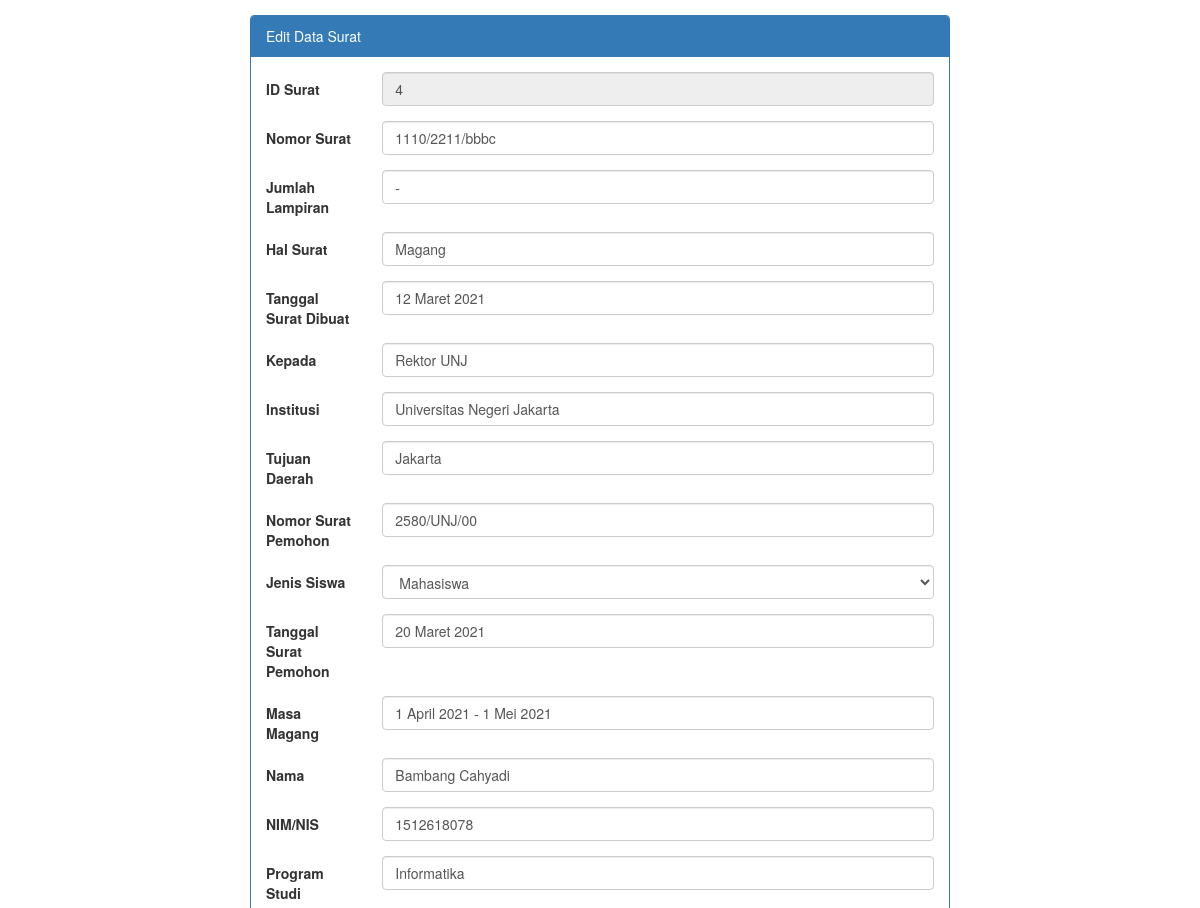
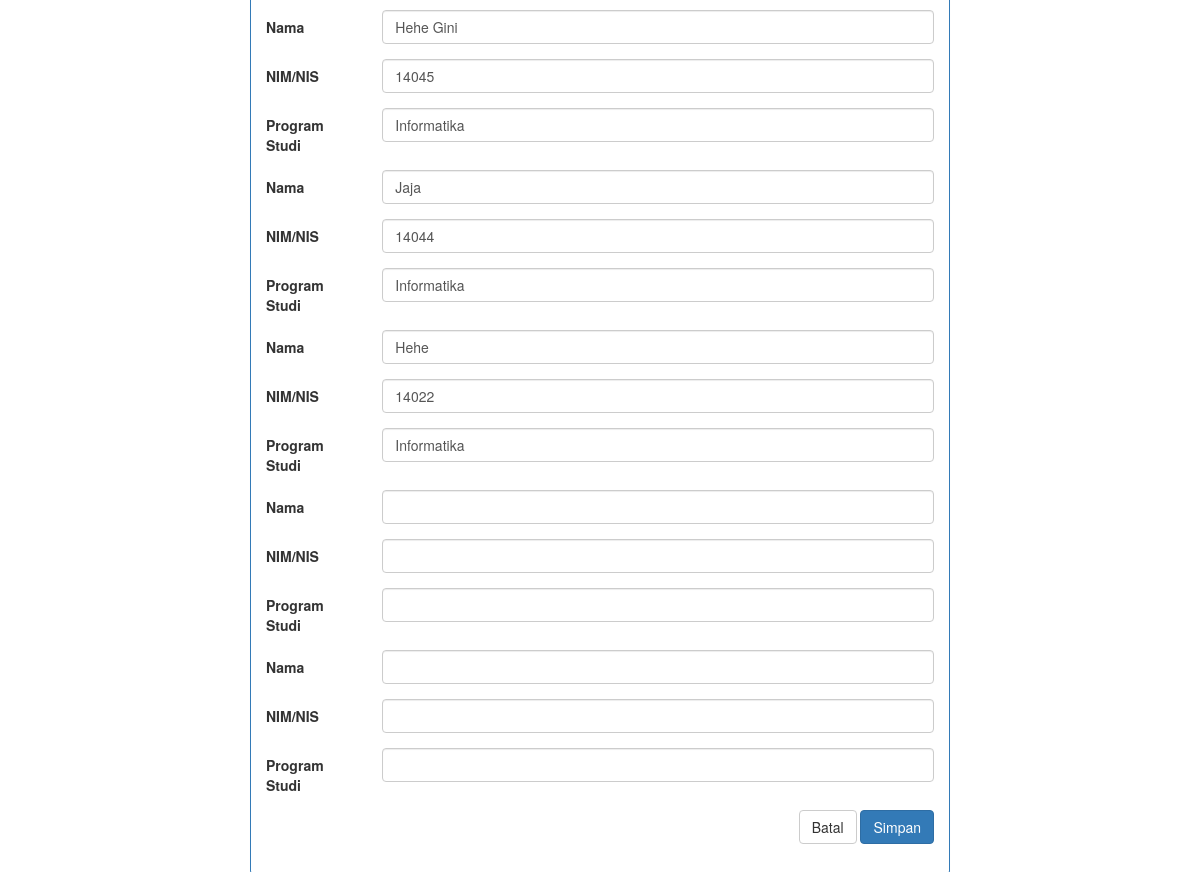
The app's page /home/formedit/4 with its own data (2 pictures, top to bottom).
### tables this page shows
CREATE TABLE `surat` (
  `id_surat` int(11) NOT NULL,
  `no_surat` varchar(255) NOT NULL,
  `lampiran` varchar(3) NOT NULL,
  `hal_surat` varchar(255) NOT NULL,
  `tglsurat_dibuat` varchar(255) NOT NULL,
  `kepada_surat` varchar(255) NOT NULL,
  `institusi_surat` varchar(255) NOT NULL,
  `daerah_surat` varchar(255) NOT NULL,
  `no_surat_pemohon` varchar(255) NOT NULL,
  `jenis_siswa` varchar(255) NOT NULL,
  `tglsurat_pemohon` varchar(255) NOT NULL,
  `masa_magang` varchar(255) NOT NULL,
  `nama` varchar(255) NOT NULL,
  `nim` varchar(255) NOT NULL,
  `program_studi` varchar(255) NOT NULL,
  `nama2` varchar(255) NOT NULL,
  `nim2` varchar(255) NOT NULL,
  `program_studi2` varchar(255) NOT NULL,
  `nama3` varchar(255) NOT NULL,
  `nim3` varchar(255) NOT NULL,
  `program_studi3` varchar(255) NOT NULL,
  `nama4` varchar(255) NOT NULL,
  `nim4` varchar(255) NOT NULL,
  `program_studi4` varchar(255) NOT NULL,
  `nama5` varchar(255) NOT NULL,
  `nim5` varchar(255) NOT NULL,
  `program_studi5` varchar(255) NOT NULL,
  `nama6` varchar(255) NOT NULL,
  `nim6` varchar(255) NOT NULL,
  `program_studi6` varchar(255) NOT NULL
);

### application/controllers/Home.php (called while the page is built, shortened)
<?php
class Home extends CI_Controller
{
	public function __construct()
	{
		$this->load->model('model_surat');
		$this->load->helper(['url_helper', 'form']);
		$this->load->library(['form_validation', 'session', 'pdf']);
	}
	public function formedit($id)
	{
		$data['title'] = 'Edit Data | Test tampil Database';
		$data['db'] = $this->model_surat->edit_surat($id);
		$this->load->view('templates/header', $data);
		$this->load->view('formedit', $data);
		$this->load->view('templates/footer');
	}
}

### index.php (called while the page is built, shortened)
<?php
require_once BASEPATH.'core/CodeIgniter.php';

### application/config/database.php (called while the page is built, shortened)
<?php
$db['default'] = array(
	'dsn'	=> '',
	'hostname' => 'localhost',
	'username' => 'root',
	'password' => '',
	'database' => 'database_surat',
	'dbdriver' => 'mysqli',
	'dbprefix' => '',
	'pconnect' => FALSE,
	'db_debug' => (ENVIRONMENT !== 'production'),
	'cache_on' => FALSE,
	'cachedir' => '',
	'char_set' => 'utf8',
	'dbcollat' => 'utf8_general_ci',
	'swap_pre' => '',
	'encrypt' => FALSE,
	'compress' => FALSE,
	'stricton' => FALSE,
	'failover' => array(),
	'save_queries' => TRUE
);

### application/models/model_surat.php (called while the page is built, shortened)
<?php
class model_surat extends CI_Model
{
	public function edit_surat($id)
	{
		$query = $this->db->get_where('surat', ['id_surat' => $id]);
		return $query->row();
	}
}

### application/views/formedit.php (the view, shortened to what this page needs)
<section class="container-fluid">
	<div class="row">
		<div class="form-input clearfix">
			<div class="col-md-auto">
				<div class="panel panel-primary">
					<div class="panel-heading">Edit Data Surat</div>
					<div class="panel-body">
						<?php echo form_open('home/updatesurat/' . $db->id_surat, ['class' => 'form-horizontal', 'method' => 'post']); ?>
						<div class="form-group <?php echo (form_error('id_surat') != '') ? 'has-error has-feedback' : '' ?>">
							<label for="id_surat" class="control-label col-sm-2">ID Surat </label>
							<div class="col-sm-10">
								<input type="text" class="form-control" name="id_surat" value="<?php echo set_value('id_surat', $db->id_surat); ?>" readonly>
							</div>
						</div>
						<div class="form-group">
							<label for="no_surat" class="control-label col-sm-2">Nomor Surat </label>
							<div class="col-sm-10">
								<input type="text" class="form-control" name="no_surat" value="<?php echo set_value('no_surat', $db->no_surat); ?>">
							</div>
						</div>
						<div class="form-group">
							<label for="lampiran" class="control-label col-sm-2">Jumlah Lampiran </label>
							<div class="col-sm-10">
								<input type="text" class="form-control" name="lampiran" value="<?php echo set_value('lampiran', $db->lampiran); ?>">
							</div>
						</div>
						<div class="form-group">
							<label for="hal_surat" class="control-label col-sm-2">Hal Surat </label>
							<div class="col-sm-10">
								<input type="text" class="form-control" name="hal_surat" value="<?php echo set_value('hal_surat', $db->hal_surat); ?>">
							</div>
						</div>
						<div class="form-group">
							<label for="tglsurat_dibuat" class="control-label col-sm-2">Tanggal Surat Dibuat </label>
							<div class="col-sm-10">
								<input type="text" class="form-control" name="tglsurat_dibuat" value="<?php echo set_value('tglsurat_dibuat', $db->tglsurat_dibuat); ?>">
							</div>
						</div>
						<div class="form-group">
							<label for="kepada_surat" class="control-label col-sm-2">Kepada </label>
							<div class="col-sm-10">
								<input type="text" class="form-control" name="kepada_surat" value="<?php echo set_value('kepada_surat', $db->kepada_surat); ?>">
							</div>
						</div>
						<div class="form-group">
							<label for="institusi_surat" class="control-label col-sm-2">Institusi </label>
							<div class="col-sm-10">
								<input type="text" class="form-control" name="institusi_surat" value="<?php echo set_value('institusi_surat', $db->institusi_surat); ?>">
							</div>
						</div>
						<div class="form-group">
							<label for="daerah_surat" class="control-label col-sm-2">Tujuan Daerah </label>
							<div class="col-sm-10">
								<input type="text" class="form-control" name="daerah_surat" value="<?php echo set_value('daerah_surat', $db->daerah_surat); ?>">
							</div>
						</div>
						<div class="form-group">
							<label for="no_surat_pemohon" class="control-label col-sm-2">Nomor Surat Pemohon</label>
							<div class="col-sm-10">
								<input type="text" class="form-control" name="no_surat_pemohon" value="<?php echo set_value('no_surat_pemohon', $db->no_surat_pemohon); ?>">
							</div>
						</div>
						<div class="form-group">
							<label for="jenis_siswa" class="control-label col-sm-2">Jenis Siswa</label>
							<div class="col-sm-10">
								<select type="text" class="form-control" name="jenis_siswa" value="<?php echo set_value('jenis_siswa', $db->jenis_siswa); ?>">
									<option value="<?php echo set_value('jenis_siswa', $db->jenis_siswa); ?>"><?php echo set_value('jenis_siswa', $db->jenis_siswa); ?></option>
								</select>
							</div>
						</div>
						<div class="form-group">
							<label for="tglsurat_pemohon" class="control-label col-sm-2">Tanggal Surat Pemohon</label>
							<div class="col-sm-10">
								<input type="text" class="form-control" name="tglsurat_pemohon" value="<?php echo set_value('tglsurat_pemohon', $db->tglsurat_pemohon); ?>">
							</div>
						</div>
						<div class="form-group">
							<label for="masa_magang" class="control-label col-sm-2">Masa Magang </label>
							<div class="col-sm-10">
								<input type="text" class="form-control" name="masa_magang" value="<?php echo set_value('masa_magang', $db->masa_magang); ?>">
							</div>
						</div>
						<div class="form-group">
							<label for="nama" class="control-label col-sm-2">Nama </label>
							<div class="col-sm-10">
								<input type="text" class="form-control" name="nama" value="<?php echo set_value('nama', $db->nama); ?>">
							</div>
						</div>
						<div class="form-group">
							<label for="nim" class="control-label col-sm-2">NIM/NIS </label>
							<div class="col-sm-10">
								<input type="text" class="form-control" name="nim" value="<?php echo set_value('nim', $db->nim); ?>">
							</div>
						</div>
						<div class="form-group">
							<label for="program_studi" class="control-label col-sm-2">Program Studi </label>
							<div class="col-sm-10">
								<input type="text" class="form-control" name="program_studi" value="<?php echo set_value('program_studi', $db->program_studi); ?>">
							</div>
						</div>
						<div class="form-group">
							<label for="nama2" class="control-label col-sm-2">Nama </label>
							<div class="col-sm-10">
								<input type="text" class="form-control" name="nama2" value="<?php echo set_value('nama', $db->nama2); ?>">
							</div>
						</div>
						<div class="form-group">
							<label for="nim2" class="control-label col-sm-2">NIM/NIS </label>
							<div class="col-sm-10">
								<input type="text" class="form-control" name="nim2" value="<?php echo set_value('nim', $db->nim2); ?>">
							</div>
						</div>
						<div class="form-group">
							<label for="program_studi2" class="control-label col-sm-2">Program Studi </label>
							<div class="col-sm-10">
								<input type="text" class="form-control" name="program_studi2" value="<?php echo set_value('program_studi', $db->program_studi2); ?>">
							</div>
						</div>
						<div class="form-group">
							<label for="nama3" class="control-label col-sm-2">Nama </label>
							<div class="col-sm-10">
								<input type="text" class="form-control" name="nama3" value="<?php echo set_value('nama', $db->nama3); ?>">
							</div>
						</div>
						<div class="form-group">
							<label for="nim3" class="control-label col-sm-2">NIM/NIS </label>
							<div class="col-sm-10">
								<input type="text" class="form-control" name="nim3" value="<?php echo set_value('nim', $db->nim3); ?>">
							</div>
						</div>
						<div class="form-group">
							<label for="program_studi3" class="control-label col-sm-2">Program Studi </label>
							<div class="col-sm-10">
								<input type="text" class="form-control" name="program_studi3" value="<?php echo set_value('program_studi', $db->program_studi3); ?>">
							</div>
						</div>
						<div class="form-group">
							<label for="nama4" class="control-label col-sm-2">Nama </label>
							<div class="col-sm-10">
								<input type="text" class="form-control" name="nama4" value="<?php echo set_value('nama', $db->nama4); ?>">
							</div>
						</div>
						<div class="form-group">
							<label for="nim4" class="control-label col-sm-2">NIM/NIS </label>
							<div class="col-sm-10">
								<input type="text" class="form-control" name="nim4" value="<?php echo set_value('nim', $db->nim4); ?>">
							</div>
						</div>
						<div class="form-group">
							<label for="program_studi4" class="control-label col-sm-2">Program Studi </label>
							<div class="col-sm-10">
								<input type="text" class="form-control" name="program_studi4" value="<?php echo set_value('program_studi', $db->program_studi4); ?>">
							</div>
						</div>
						<div class="form-group">
							<label for="nama5" class="control-label col-sm-2">Nama </label>
							<div class="col-sm-10">
								<input type="text" class="form-control" name="nama5" value="<?php echo set_value('nama', $db->nama5); ?>">
							</div>
						</div>
						<div class="form-group">
							<label for="nim5" class="control-label col-sm-2">NIM/NIS </label>
							<div class="col-sm-10">
								<input type="text" class="form-control" name="nim5" value="<?php echo set_value('nim', $db->nim5); ?>">
							</div>
						</div>
						<div class="form-group">
							<label for="program_studi5" class="control-label col-sm-2">Program Studi </label>
							<div class="col-sm-10">
								<input type="text" class="form-control" name="program_studi5" value="<?php echo set_value('program_studi', $db->program_studi5); ?>">
							</div>
						</div>
						<div class="form-group">
							<label for="nama6" class="control-label col-sm-2">Nama </label>
							<div class="col-sm-10">
								<input type="text" class="form-control" name="nama6" value="<?php echo set_value('nama', $db->nama6); ?>">
							</div>
						</div>
						<div class="form-group">
							<label for="nim6" class="control-label col-sm-2">NIM/NIS </label>
							<div class="col-sm-10">
								<input type="text" class="form-control" name="nim6" value="<?php echo set_value('nim', $db->nim6); ?>">
							</div>
						</div>
						<div class="form-group">
							<label for="program_studi6" class="control-label col-sm-2">Program Studi </label>
							<div class="col-sm-10">
								<input type="text" class="form-control" name="program_studi6" value="<?php echo set_value('program_studi', $db->program_studi6); ?>">
							</div>
						</div>
						<div class="form-group">
							<div class="btn-form col-sm-12">
								<a href="<?php echo base_url('home/lihatdata'); ?>"><button type="button" class='btn btn-default'>Batal</button></a>
								<button type="submit" class='btn btn-primary'>Simpan</button>
							</div>
						</div>
						<?php echo form_close(); ?>
					</div>
				</div>
			</div>
		</div>
	</div>
</section>

### application/views/templates/header.php (style rules this page uses)
.container-fluid { padding: 15px; }
.control-label { text-align: left !important; }
.form-input { max-width: 700px; margin: 0 auto; }
.btn-form { text-align: right; }

### records on screen
surat: id_surat "4", no_surat "1110/2211/bbbc", lampiran "-", hal_surat "Magang", tglsurat_dibuat "12 Maret 2021", kepada_surat "Rektor UNJ", institusi_surat "Universitas Negeri Jakarta", daerah_surat "Jakarta", no_surat_pemohon "2580/UNJ/00", jenis_siswa "Mahasiswa", tglsurat_pemohon "20 Maret 2021", masa_magang "1 April 2021 - 1 Mei 2021", nama "Bambang Cahyadi", nim "1512618078", program_studi "Informatika", nama2 "Hehe Gini", nim2 "14045", program_studi2 "Informatika", nama3 "Jaja", nim3 "14044", program_studi3 "Informatika", nama4 "Hehe", nim4 "14022", program_studi4 "Informatika"
